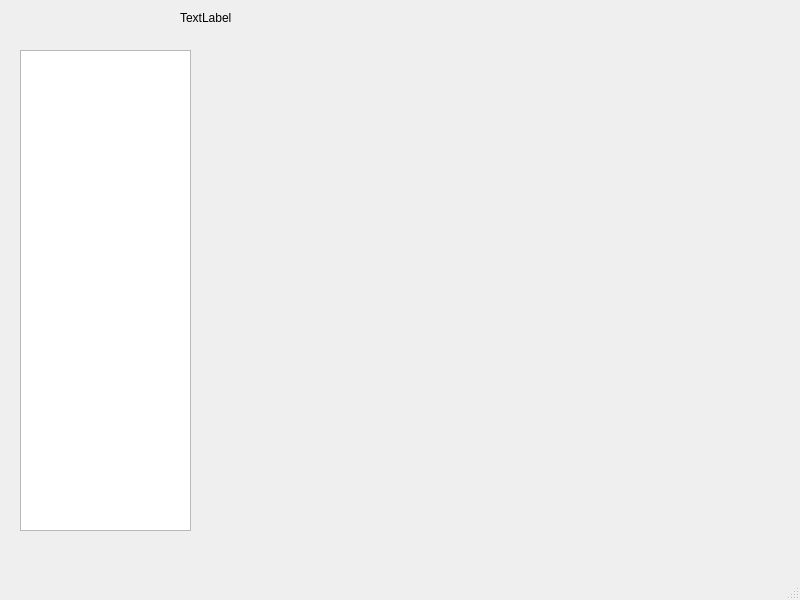
<?xml version="1.0" encoding="UTF-8"?>
<ui version="4.0">
 <class>MainWindow</class>
 <widget class="QMainWindow" name="MainWindow">
  <property name="geometry">
   <rect>
    <x>0</x>
    <y>0</y>
    <width>800</width>
    <height>600</height>
   </rect>
  </property>
  <property name="windowTitle">
   <string>MainWindow</string>
  </property>
  <widget class="QWidget" name="centralwidget">
   <widget class="QTreeView" name="treeView">
    <property name="geometry">
     <rect>
      <x>20</x>
      <y>50</y>
      <width>171</width>
      <height>481</height>
     </rect>
    </property>
   </widget>
   <widget class="QLabel" name="label">
    <property name="geometry">
     <rect>
      <x>180</x>
      <y>10</y>
      <width>60</width>
      <height>16</height>
     </rect>
    </property>
    <property name="text">
     <string>TextLabel</string>
    </property>
   </widget>
  </widget>
  <widget class="QMenuBar" name="menubar">
   <property name="geometry">
    <rect>
     <x>0</x>
     <y>0</y>
     <width>800</width>
     <height>22</height>
    </rect>
   </property>
  </widget>
  <widget class="QStatusBar" name="statusbar"/>
 </widget>
 <resources/>
 <connections/>
</ui>
